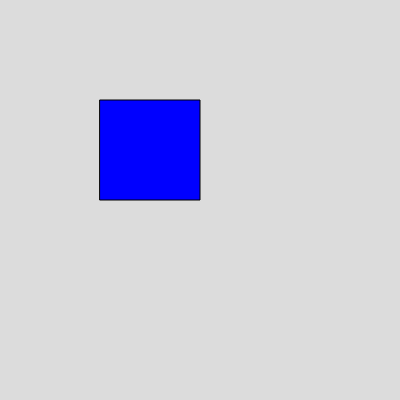
Frame 1 (no input)
Frame 60 (no input): identical to frame 1, image omitted
Frame 120 (the mouse pressed at the canvas centre since frame 60): identical to frame 1, image omitted

The p5.js sketch that drew this single still picture (run headless with seeded random() and noise() and a simulated clock; from frame 60 on, the mouse is pressed at the canvas centre):

// p5.js sketch
// ── sketch.js
function setup() {
  createCanvas(400, 400);
}

function draw() {
  
  background(220);
  
  
  fill(0,0,255);
  rect(100,100,100,100);
}
